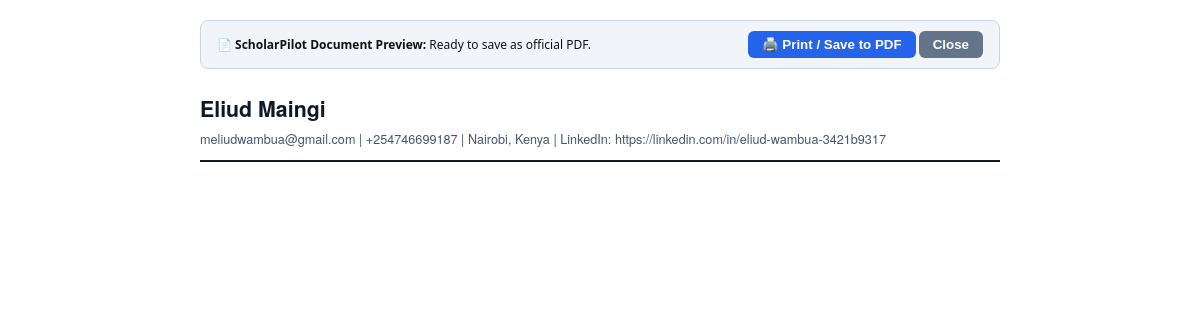
/copilot/12/print-doc, run on an earlier commit of the app's database.
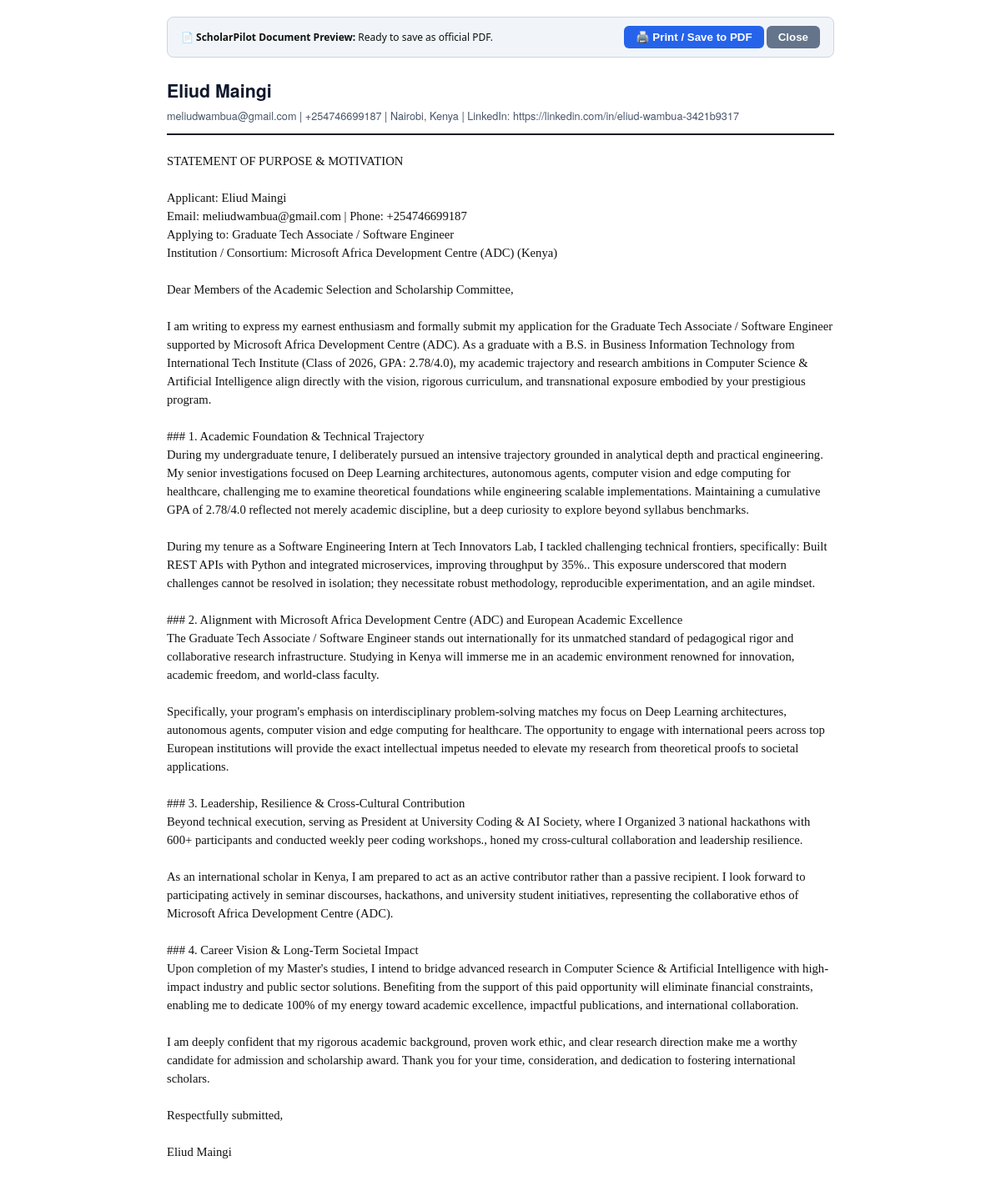
And on a later commit of the database.
### tables this page shows
CREATE TABLE tailored_docs (
        id INTEGER PRIMARY KEY AUTOINCREMENT,
        application_id INTEGER NOT NULL,
        doc_type TEXT NOT NULL, -- 'sop', 'resume', 'cover_letter', 'essay'
        title TEXT NOT NULL,
        content TEXT NOT NULL,
        target_keywords TEXT DEFAULT '[]',
        created_at TIMESTAMP DEFAULT CURRENT_TIMESTAMP,
        FOREIGN KEY(application_id) REFERENCES applications(id) ON DELETE CASCADE
    );

### app/main.py (the view)
@app.get("/copilot/{opp_id}/print-doc", response_class=HTMLResponse)
async def print_doc_page(request: Request, opp_id: int, type: str = "sop"):
    profile = get_profile_data()
    conn = get_db()
    cursor = conn.cursor()
    cursor.execute("SELECT id FROM applications WHERE opportunity_id = ?", (opp_id,))
    app_row = cursor.fetchone()
    content = ""
    title = "Document"
    if app_row:
        app_id = app_row["id"]
        cursor.execute("SELECT title, content FROM tailored_docs WHERE application_id = ? AND doc_type = ?", (app_id, type))
        doc_row = cursor.fetchone()
        if doc_row:
            title = doc_row["title"]
            content = doc_row["content"]
    conn.close()
    return templates.TemplateResponse(
        request=request,
        name="print_doc.html",
        context={
            "profile": profile,
            "title": title,
            "content": content
        }
    )

### app/templates/print_doc.html (shortened to what this page needs)
<!DOCTYPE html>
<html lang="en">
<head>
</head>
<body>
    <div class="no-print-bar">
        <span>📄 <b>ScholarPilot Document Preview:</b> Ready to save as official PDF.</span>
        <div>
            <button class="btn" onclick="window.print()">🖨️ Print / Save to PDF</button>
            <button class="btn" style="background:#64748b;" onclick="window.close()">Close</button>
        </div>
    </div>
    <div class="header">
        <h1>{{ profile.full_name }}</h1>
        <div class="header-meta">
            {{ profile.email }} | {{ profile.phone }} | {{ profile.location }}
            {% if profile.linkedin_url %} | LinkedIn: {{ profile.linkedin_url }}{% endif %}
        </div>
    </div>
    <pre>{{ content }}</pre>
</body>
</html>

What changed in the data, as far as the page shows it:
added tailored_docs: content "STATEMENT OF PURPOSE & MOTIVATION Applicant: Eliud Maingi Email: meliudwambua@gmail.com | Phone: +254746699187 Applying to: Graduate Tech Associate / Software Engineer Institution / Consortium: Microsoft Africa Development Centre (ADC) (Kenya) Dear Members of the Academic Selection and Scholarship Committee, I am writing to express my earnest enthusiasm and formally submit my application for the Graduate Tech Associate / Software Engineer supported by Microsoft Africa Development Centre (ADC). As a graduate with a B.S. in Business Information Technology from International Tech Institute (Class of 2026, GPA: 2.78/4.0), my academic trajectory and research ambitions in Computer Science &…"
